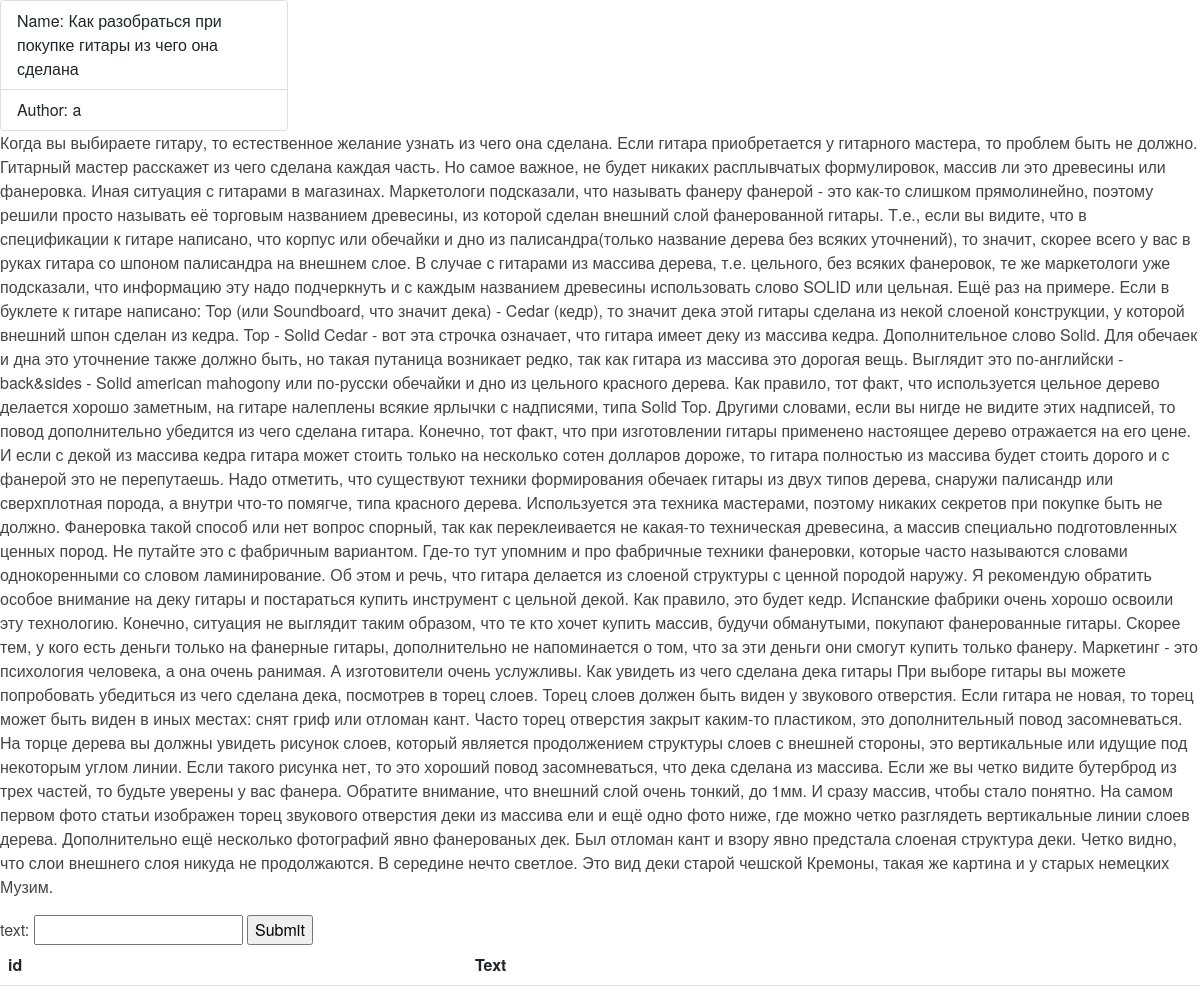
Page /articles/article/1/ on the earlier database version.
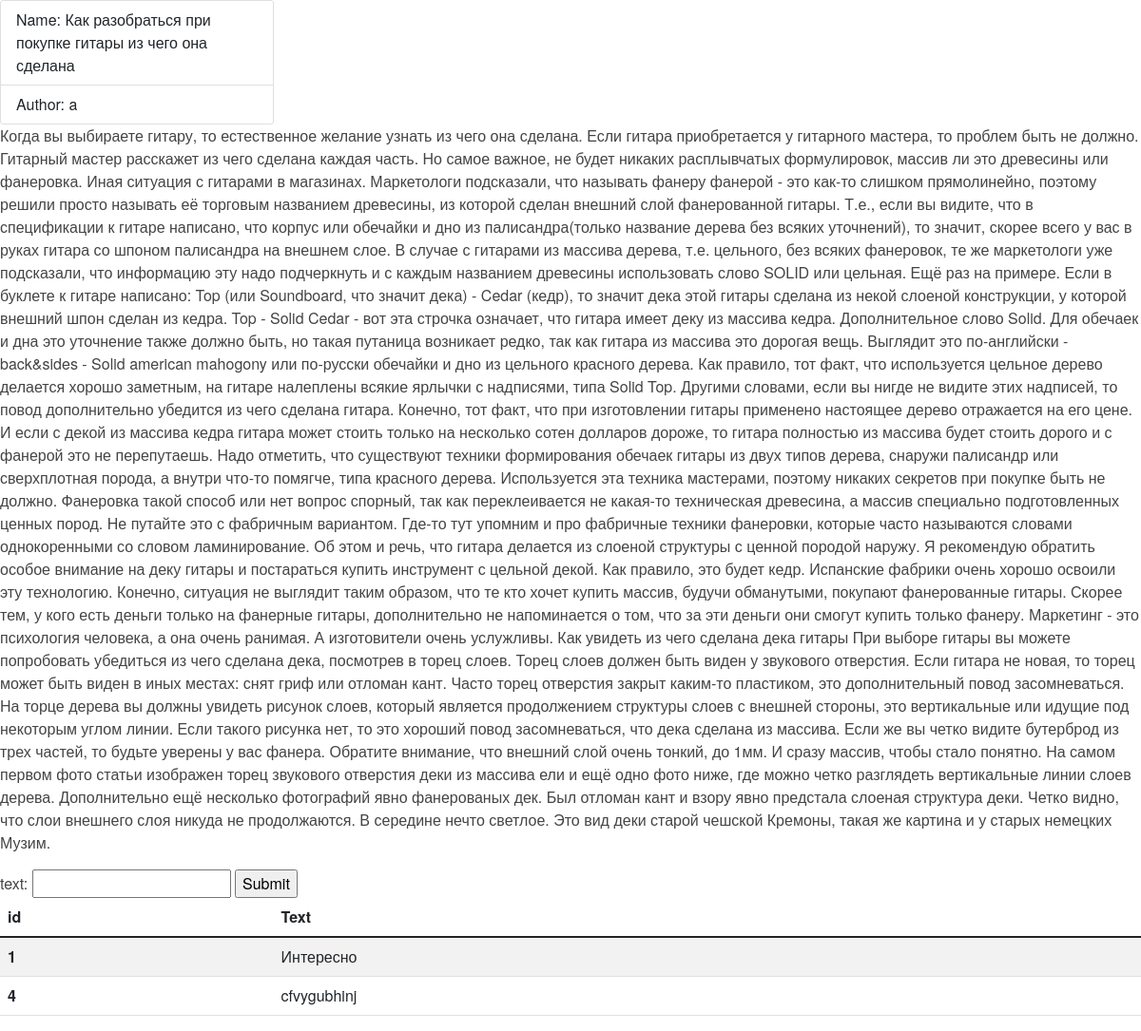
Same page on the later database version.
### articles/models.py (models this page shows, shortened)
class Article(models.Model):
    author = models.ForeignKey(
        "auth.User",
        on_delete=models.CASCADE,
    )
    title = models.CharField(max_length=100)
    body = models.TextField()

class Review(models.Model):
    text = models.TextField()
    article = models.ForeignKey(Article, on_delete=models.CASCADE)

### articles/views.py (the view)
# urls.py: path("article/<int:article_id>/", views.article_detail, name="article"),
def article_detail(request, article_id):
    if request.method == "POST":
        form = forms.ReviewForm(request.POST)
        if form.is_valid():
            text = form.cleaned_data["text"]
            article = get_object_or_404(models.Article, id=article_id)
            models.Review.objects.create(text=text, article=article)
            return redirect(reverse("article", args=[article_id]))
    elif request.method == "GET":
        form = forms.ReviewForm()
        article = get_object_or_404(models.Article, id=article_id)
        reviews = models.Review.objects.filter(article=article_id)
        context = {
            "form": form,
            "article": article,
            "reviews": reviews,
        }
        return render(request, "article.html", {"context": context})

### articles/templates/Article.html (shortened to what this page needs)
{% extends 'base.html' %}
{% block content %}
    <div class="card center-card" style="width: 18rem;">
        <ul class="list-group list-group-flush center-card">
            <li class="list-group-item">Name: {{ context.article.title }}</li>
            <li class="list-group-item">Author: {{ context.article.author}}</li>
        </ul>
    </div>
<p>{{ context.article.body }}</p>
<form method="post">
    {{ context.form }}
    <input type="submit" value="Submit">
</form>
    <table class="article-table table table-striped table-hover">
        <thead>
        <tr>
            <th scope="col">id</th>
            <th scope="col">Text</th>
        </tr>
        </thead>
        <tbody>
        {% for review in context.reviews %}
            <tr>
                <th scope="row">{{ review.id }}</th>
                <td>{{ review.text }}</td>
            </tr>
        {% endfor %}
        </tbody>
    </table>
{% endblock %}

### articles/templates/Base.html (shortened to what this page needs)
{% load static %}
<!DOCTYPE html>
<html lang="en">
<head>
    <link href="https://cdn.jsdelivr.net/npm/bootstrap@5.1.3/dist/css/bootstrap.min.css" rel="stylesheet"
>
</head>
<link rel="stylesheet" type="text/css" href="{% static 'styles.css' %}">
<body>
{% block content %}{% endblock %}
</body>
</html>

### articles/static/css/styles.css (style rules this page uses)
body { margin: 0; padding: 0; font-family: "Helvetica Neue", Helvetica, Arial, sans-serif; color: #444; }

Differences in the rows shown:
added Review: id "1", text "Интересно"
added Review: id "4", text "cfvygubhinj"
